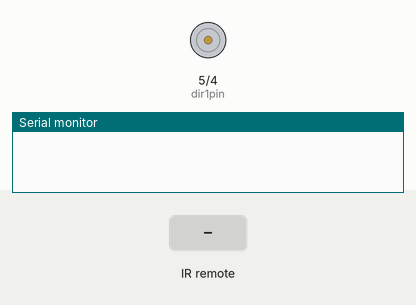
This sketch was run on a simulated Arduino Uno, built with avr-gcc and run on an emulated ATmega328P. Parts: motor-driver pin pairs drawn as motors (green arrow = first pin HIGH = forward, orange = second pin HIGH = backward, longer = more drive, scaled by the enable pin), the last lines printed to the serial monitor. The test bench sets the inputs (shaded band).

Above: at 1.2 s.
1.3 s: infrared code 0x0 received
At 2.5 s:
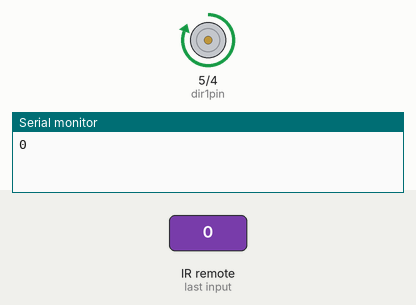
2.8 s: infrared code 0x2 received
At 3.7 s:
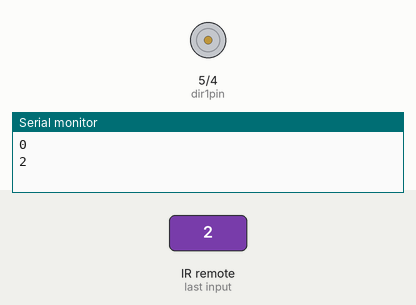
4.3 s: infrared code 0x4 received
5.8 s: infrared code 0x1 received
At 7.0 s:
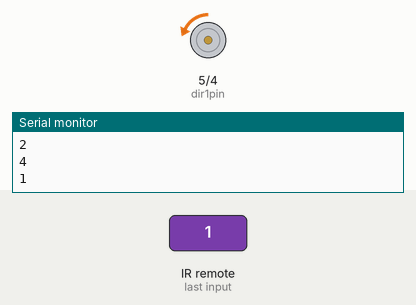
7.3 s: infrared code 0x0 received
At 8.4 s:
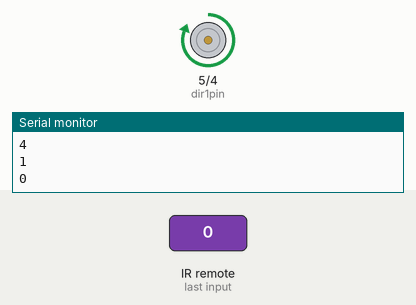
8.8 s: infrared code 0x4 received
At 9.5 s:
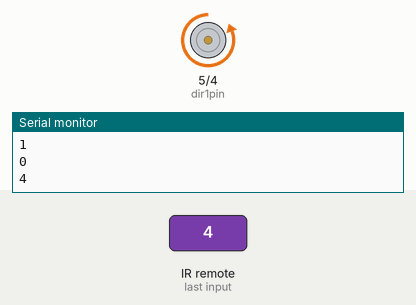
Timing chart, 0 to 11.3 s (numbered marks = the images above; inputs shaded):
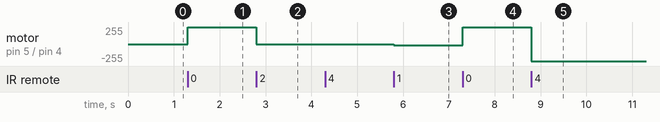

The sketch:

IR_Remote_Controller_Code.ino
```cpp
// C++ code

#include <IRremote.hpp>
//
int speedpin = 6;  //enable pin
int dir1pin = 5;   //input pin
int dir2pin = 4;   //input pin

int receiverpin = 2;  //receiverpin

int motorspeed = 0;

void setup()
{
  pinMode(speedpin, OUTPUT);
  pinMode(dir1pin,OUTPUT);
  pinMode(dir2pin,OUTPUT);

  IrReceiver.begin(receiverpin,ENABLE_LED_FEEDBACK);

  Serial.begin(9600);
}

void loop()
{
  if(IrReceiver.decode()){
    int data = IrReceiver.decodedIRData.command;

    Serial.println(data);

    switch(data){

      if(motorspeed > 255){
        motorspeed = 255;
      }

      if(motorspeed < -255){
        motorspeed = -255;
      }

      case 0:  // power button for turing on the full speed in one direction
        digitalWrite(dir1pin,HIGH);
        digitalWrite(dir2pin,LOW);

      	motorspeed = 255;
      	analogWrite(speedpin,motorspeed);
      	break;

      case 1:  // vol+ for increasing the speed
      	motorspeed = motorspeed + 15;

        analogWrite(speedpin,motorspeed);
      	break;

      case 2:  // func button for stopping
        motorspeed = 0;
      	analogWrite(speedpin,motorspeed);
      	break;

      case 4: // rewine button for changing the direction
      	digitalWrite(dir1pin,LOW);
      	digitalWrite(dir2pin,HIGH);
     	break;

      case 6: //fastforward for changing the direction
      	digitalWrite(dir1pin,HIGH);
        digitalWrite(dir2pin,LOW);
      	break;

      case 9:  // vol- for decreasing the motorspeed;
        motorspeed = motorspeed - 15;
      	analogWrite(speedpin,motorspeed);
        break;

      if(motorspeed > 255){
        motorspeed = 255;
      }

      if(motorspeed < -255){
        motorspeed = -255;
      }
    }

    IrReceiver.resume();
  }
}
```

Measured:
- after the input at 1.3 s, motor on pin 5 (dir1pin) / pin 4 (dir2pin): stopped → forward 255/255 at once
- after the input at 2.8 s, motor on pin 5 (dir1pin) / pin 4 (dir2pin): forward 255/255 → stopped at once
- after the input at 5.8 s, motor on pin 5 (dir1pin) / pin 4 (dir2pin): stopped → backward 15/255 at once
- after the input at 7.3 s, motor on pin 5 (dir1pin) / pin 4 (dir2pin): backward 15/255 → forward 255/255 at once
- after the input at 8.8 s, motor on pin 5 (dir1pin) / pin 4 (dir2pin): forward 255/255 → backward 255/255 at once
